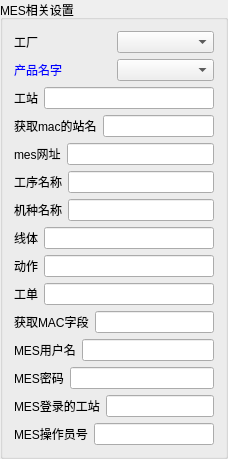
        <widget class="QGroupBox" name="groupBox_3">
         <property name="title">
          <string>MES相关设置</string>
         </property>
         <layout class="QVBoxLayout" name="verticalLayout_13">
          <item>
           <layout class="QHBoxLayout" name="horizontalLayout_52">
            <item>
             <widget class="QLabel" name="label_56">
              <property name="styleSheet">
               <string notr="true"/>
              </property>
              <property name="text">
               <string>工厂</string>
              </property>
             </widget>
            </item>
            <item>
             <widget class="QComboBox" name="comboBox_factory"/>
            </item>
           </layout>
          </item>
          <item>
           <layout class="QHBoxLayout" name="horizontalLayout_53">
            <item>
             <widget class="QLabel" name="label_57">
              <property name="styleSheet">
               <string notr="true">QWidget {
  color: rgb(0, 0, 255);
}
</string>
              </property>
              <property name="text">
               <string>产品名字</string>
              </property>
             </widget>
            </item>
            <item>
             <widget class="QComboBox" name="comboBox_productName"/>
            </item>
           </layout>
          </item>
          <item>
           <layout class="QHBoxLayout" name="horizontalLayout_71">
            <item>
             <widget class="QLabel" name="label_75">
              <property name="text">
               <string>工站</string>
              </property>
             </widget>
            </item>
            <item>
             <widget class="QLineEdit" name="lineEdit_station"/>
            </item>
           </layout>
          </item>
          <item>
           <layout class="QHBoxLayout" name="horizontalLayout_70">
            <item>
             <widget class="QLabel" name="label_74">
              <property name="styleSheet">
               <string notr="true"/>
              </property>
              <property name="text">
               <string>获取mac的站名</string>
              </property>
             </widget>
            </item>
            <item>
             <widget class="QLineEdit" name="lineEdit_macStation"/>
            </item>
           </layout>
          </item>
          <item>
           <layout class="QHBoxLayout" name="horizontalLayout_74">
            <item>
             <widget class="QLabel" name="label_78">
              <property name="text">
               <string>mes网址</string>
              </property>
             </widget>
            </item>
            <item>
             <widget class="QLineEdit" name="lineEdit_mesUrl"/>
            </item>
           </layout>
          </item>
          <item>
           <layout class="QHBoxLayout" name="horizontalLayout_75">
            <item>
             <widget class="QLabel" name="label_79">
              <property name="text">
               <string>工序名称</string>
              </property>
             </widget>
            </item>
            <item>
             <widget class="QLineEdit" name="lineEdit_processName"/>
            </item>
           </layout>
          </item>
          <item>
           <layout class="QHBoxLayout" name="horizontalLayout_76">
            <item>
             <widget class="QLabel" name="label_80">
              <property name="text">
               <string>机种名称</string>
              </property>
             </widget>
            </item>
            <item>
             <widget class="QLineEdit" name="lineEdit_modelName"/>
            </item>
           </layout>
          </item>
          <item>
           <layout class="QHBoxLayout" name="horizontalLayout_line_huaqin">
            <item>
             <widget class="QLabel" name="label_line_huaqin">
              <property name="text">
               <string>线体</string>
              </property>
             </widget>
            </item>
            <item>
             <widget class="QLineEdit" name="lineEdit_line_huaqin"/>
            </item>
           </layout>
          </item>
          <item>
           <layout class="QHBoxLayout" name="horizontalLayout_action_huaqin">
            <item>
             <widget class="QLabel" name="label_action_huaqin">
              <property name="text">
               <string>动作</string>
              </property>
             </widget>
            </item>
            <item>
             <widget class="QLineEdit" name="lineEdit_action_huaqin"/>
            </item>
           </layout>
          </item>
          <item>
           <layout class="QHBoxLayout" name="horizontalLayout_weikesen_order">
            <item>
             <widget class="QLabel" name="label_weikesen_order">
              <property name="text">
               <string>工单</string>
              </property>
             </widget>
            </item>
            <item>
             <widget class="QLineEdit" name="lineEdit_weikesen_order"/>
            </item>
           </layout>
          </item>
          <item>
           <layout class="QHBoxLayout" name="horizontalLayout_mac_field">
            <item>
             <widget class="QLabel" name="label_mac_field">
              <property name="text">
               <string>获取MAC字段</string>
              </property>
             </widget>
            </item>
            <item>
             <widget class="QLineEdit" name="lineEdit_mac_field"/>
            </item>
           </layout>
          </item>
          <item>
           <layout class="QHBoxLayout" name="horizontalLayout_mes_login_account">
            <item>
             <widget class="QLabel" name="label_mes_login_account">
              <property name="text">
               <string>MES用户名</string>
              </property>
             </widget>
            </item>
            <item>
             <widget class="QLineEdit" name="lineEdit_mes_login_account"/>
            </item>
           </layout>
          </item>
          <item>
           <layout class="QHBoxLayout" name="horizontalLayout_mes_login_password">
            <item>
             <widget class="QLabel" name="label_mes_login_password">
              <property name="text">
               <string>MES密码</string>
              </property>
             </widget>
            </item>
            <item>
             <widget class="QLineEdit" name="lineEdit_mes_login_password"/>
            </item>
           </layout>
          </item>
          <item>
           <layout class="QHBoxLayout" name="horizontalLayout_mes_login_station">
            <item>
             <widget class="QLabel" name="label_mes_login_station">
              <property name="text">
               <string>MES登录的工站</string>
              </property>
             </widget>
            </item>
            <item>
             <widget class="QLineEdit" name="lineEdit_mes_login_station"/>
            </item>
           </layout>
          </item>
          <item>
           <layout class="QHBoxLayout" name="horizontalLayout_mes_operator">
            <item>
             <widget class="QLabel" name="label_mes_operator">
              <property name="text">
               <string>MES操作员号</string>
              </property>
             </widget>
            </item>
            <item>
             <widget class="QLineEdit" name="lineEdit_mes_operator"/>
            </item>
           </layout>
          </item>
         </layout>
        </widget>
